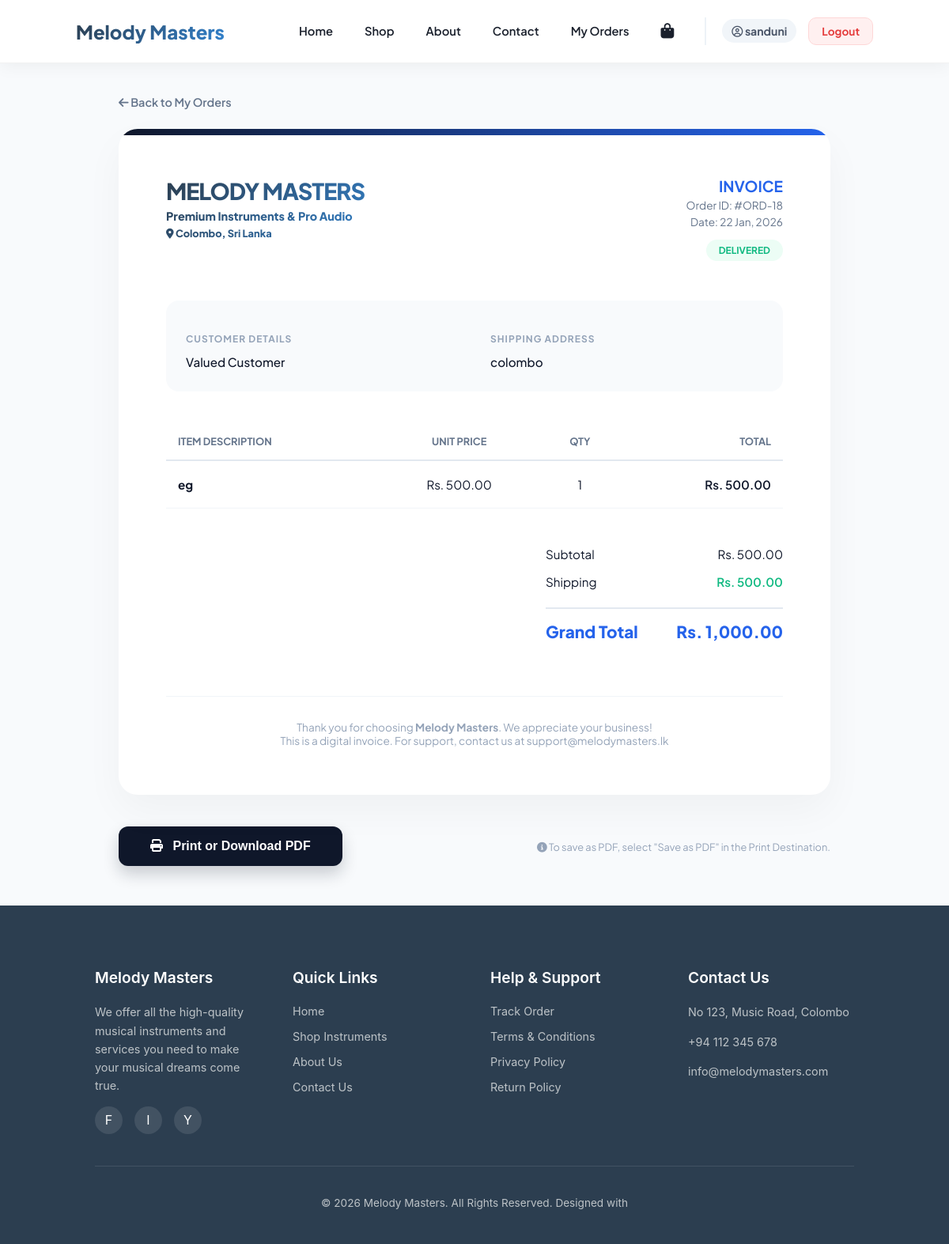
/order_details.php?id=18 (signed in), run on the app's committed database.
### tables this page shows
CREATE TABLE `orders` (
  `order_id` int(11) NOT NULL,
  `user_id` int(11) DEFAULT NULL,
  `order_date` timestamp NOT NULL DEFAULT current_timestamp(),
  `total_amount` decimal(10,2) NOT NULL,
  `shipping_cost` decimal(10,2) DEFAULT 0.00,
  `order_status` enum('Pending','Paid','Shipped','Delivered') DEFAULT 'Pending',
  `shipping_address` text DEFAULT NULL,
  `payment_method` varchar(50) DEFAULT NULL
);

CREATE TABLE `order_items` (
  `order_item_id` int(11) NOT NULL,
  `order_id` int(11) DEFAULT NULL,
  `product_id` int(11) DEFAULT NULL,
  `product_name` varchar(255) DEFAULT NULL,
  `price` decimal(10,2) DEFAULT NULL,
  `quantity` int(11) DEFAULT NULL
);

### order_details.php (the view, shortened to what this page needs)
<?php
include 'db_connect.php';
include 'navbar.php';
$order_id = mysqli_real_escape_string($conn, $_GET['id']);
$user_id = $_SESSION['user_id'];
$order_query = "SELECT * FROM orders WHERE order_id = '$order_id' AND user_id = '$user_id'";
$order_result = $conn->query($order_query);
$order = $order_result->fetch_assoc();
$items_query = "SELECT * FROM order_items WHERE order_id = '$order_id'";
$items_result = $conn->query($items_query);
?>
<!DOCTYPE html>
<html lang="en">
<head>
    <link rel="stylesheet" href="https://cdnjs.cloudflare.com/ajax/libs/font-awesome/6.4.2/css/all.min.css">
</head>
<body>
<div class="container">
    <div class="no-print">
        <a href="my_orders.php" class="btn-back"><i class="fa-solid fa-arrow-left"></i> Back to My Orders</a>
    </div>
    <div class="invoice-card" id="printableInvoice">
        <div class="invoice-header">
            <div class="brand">
                <h1>MELODY MASTERS</h1>
                <p>Premium Instruments & Pro Audio</p>
                <p style="font-size: 0.8rem;"><i class="fa-solid fa-location-dot"></i> Colombo, Sri Lanka</p>
            </div>
            <div class="order-meta">
                <h2>INVOICE</h2>
                <p>Order ID: #ORD-<?php echo $order['order_id']; ?></p>
                <p>Date: <?php echo date('d M, Y', strtotime($order['order_date'])); ?></p>
                <div class="status-badge"><?php echo $order['order_status']; ?></div>
            </div>
        </div>
        <div class="info-grid">
            <div class="info-block">
                <h4>Customer Details</h4>
                <p><?php echo $_SESSION['user_name'] ?? 'Valued Customer'; ?></p>
            </div>
            <div class="info-block">
                <h4>Shipping Address</h4>
                <p><?php echo !empty($order['shipping_address']) ? $order['shipping_address'] : "Standard Delivery - Address on Record"; ?></p>
            </div>
        </div>
        <table class="items-table">
            <thead>
                <tr>
                    <th>Item Description</th>
                    <th style="text-align: center;">Unit Price</th>
                    <th style="text-align: center;">Qty</th>
                    <th style="text-align: right;">Total</th>
                </tr>
            </thead>
            <tbody>
                <?php
                $subtotal = 0;
                while($item = $items_result->fetch_assoc()):
                    $line_total = $item['price'] * $item['quantity'];
                    $subtotal += $line_total;
                ?>
                <tr>
                    <td><span class="product-name"><?php echo $item['product_name']; ?></span></td>
                    <td style="text-align: center;">Rs. <?php echo number_format($item['price'], 2); ?></td>
                    <td style="text-align: center;"><?php echo $item['quantity']; ?></td>
                    <td style="text-align: right; font-weight:600;">Rs. <?php echo number_format($line_total, 2); ?></td>
                </tr>
                <?php endwhile; ?>
            </tbody>
        </table>
        <div class="invoice-footer">
            <div class="summary-box">
                <div class="summary-row">
                    <span>Subtotal</span>
                    <span>Rs. <?php echo number_format($subtotal, 2); ?></span>
                </div>
                <div class="summary-row">
                    <span>Shipping</span>
                    <span style="color:var(--success); font-weight:600;">
                        <?php echo ($order['shipping_cost'] == 0) ? "FREE" : "Rs. ".number_format($order['shipping_cost'], 2); ?>
                    </span>
                </div>
                <div class="summary-row total">
                    <span>Grand Total</span>
                    <span>Rs. <?php echo number_format($order['total_amount'], 2); ?></span>
                </div>
            </div>
        </div>
        <div style="margin-top: 60px; text-align: center; border-top: 1px solid #f1f5f9; padding-top: 30px;">
            <p style="color:#94a3b8; font-size:0.85rem; margin:0;">
                Thank you for choosing <strong>Melody Masters</strong>. We appreciate your business!<br>
                This is a digital invoice. For support, contact us at support@melodymasters.lk
            </p>
        </div>
    </div>
    <div class="actions no-print">
        <button onclick="window.print()" class="btn-print">
            <i class="fa-solid fa-print" style="margin-right:8px;"></i> Print or Download PDF
        </button>
        <p style="color: #94a3b8; font-size: 0.8rem; margin-top: 15px;">
            <i class="fa-solid fa-circle-info"></i> To save as PDF, select "Save as PDF" in the Print Destination.
        </p>
    </div>
</div>
<?php include 'footer.php'; ?>
</body>
</html>

### navbar.php (style rules this page uses)
:root { --nav-bg: rgba(255, 255, 255, 0.95); --nav-text: #1a202c; --nav-accent: #3182ce; --nav-hover-bg: #f7fafc; --nav-logout: #e53e3e; --nav-shadow: 0 4px 20px rgba(0, 0, 0, 0.05); --transition: all 0.3s cubic-bezier(0.4, 0, 0.2, 1); }
body { margin: 0; padding-top: 80px; }
.brand { font-size: 1.5rem; font-weight: 800; color: var(--nav-text); text-decoration: none; background: linear-gradient(135deg, #2c3e50, var(--nav-accent)); -webkit-background-clip: text; -webkit-text-fill-color: transparent; transition: var(--transition); }

### order_details.php (style rules this page uses)
:root { --primary: #0f172a; --accent: #2563eb; --success: #10b981; --border: #e2e8f0; --bg-light: #f8fafc; }
body { font-family: 'Plus Jakarta Sans', sans-serif; background: var(--bg-light); color: var(--primary); margin: 0; -webkit-print-color-adjust: exact; }
.container { max-width: 900px; margin: 40px auto; padding: 0 20px; }
.no-print { display: flex; justify-content: space-between; align-items: center; margin-bottom: 25px; }
.btn-back { text-decoration: none; color: #64748b; font-weight: 600; font-size: 0.9rem; transition: 0.3s; }
.invoice-card { background: white; padding: 60px; border-radius: 24px; box-shadow: 0 20px 50px rgba(0,0,0,0.04); position: relative; overflow: hidden; }
.invoice-card::before { content: ""; position: absolute; top: 0; left: 0; width: 100%; height: 8px; background: linear-gradient(to right, var(--primary), var(--accent)); }
.invoice-header { display: flex; justify-content: space-between; margin-bottom: 50px; }
.brand h1 { font-size: 1.8rem; font-weight: 800; letter-spacing: -1px; margin: 0; color: var(--primary); }
.brand p { color: #64748b; margin: 5px 0; font-size: 0.9rem; }
.order-meta { text-align: right; }
.order-meta h2 { font-size: 1.2rem; font-weight: 700; margin: 0; color: var(--accent); }
.order-meta p { color: #64748b; font-size: 0.85rem; margin: 4px 0; }
.status-badge { display: inline-block; background: #ecfdf5; color: var(--success); padding: 6px 16px; border-radius: 100px; font-size: 0.75rem; font-weight: 700; text-transform: uppercase; margin-top: 10px; }
.info-grid { display: grid; grid-template-columns: 1fr 1fr; gap: 40px; margin-bottom: 40px; padding: 25px; background: #f8fafc; border-radius: 16px; }
.info-block h4 { font-size: 0.75rem; text-transform: uppercase; color: #94a3b8; letter-spacing: 1px; margin-bottom: 10px; }
.info-block p { font-size: 0.95rem; line-height: 1.6; margin: 0; font-weight: 500; }
.items-table { width: 100%; border-collapse: collapse; margin-top: 20px; }
.items-table th { text-align: left; padding: 15px; border-bottom: 2px solid var(--border); color: #64748b; font-size: 0.8rem; text-transform: uppercase; font-weight: 700; }
.items-table td { padding: 20px 15px; border-bottom: 1px solid #f1f5f9; font-size: 0.95rem; }
.product-name { font-weight: 700; color: var(--primary); display: block; }
.invoice-footer { display: flex; justify-content: flex-end; margin-top: 40px; }
.summary-box { width: 300px; }
.summary-row { display: flex; justify-content: space-between; padding: 8px 0; font-size: 0.95rem; }
.summary-row.total { margin-top: 15px; padding-top: 15px; border-top: 2px solid var(--border); font-size: 1.3rem; font-weight: 800; color: var(--accent); }
.actions { text-align: center; margin-top: 40px; }
.btn-print { background: var(--primary); color: white; border: none; padding: 16px 40px; border-radius: 12px; font-size: 1rem; font-weight: 700; cursor: pointer; transition: 0.3s; box-shadow: 0 10px 20px rgba(15, 23, 42, 0.2); }

### footer.php (style rules this page uses)
:root { --footer-bg: #2c3e50; --footer-text: #bdc3c7; --footer-heading: #ffffff; --footer-accent: #3498db; }

### data on the page
orders: order_id "18", order_date "22 Jan, 2026", order_status "DELIVERED", shipping_address "colombo", shipping_cost "500.00", total_amount "1,000.00"
order_items: product_name "eg", price "500.00", quantity "1"

### other printed values
explode(' ', $_SESSION['full_name'])[0] "sanduni"
$_SESSION['user_name'] "Valued Customer"
$subtotal "500.00"
